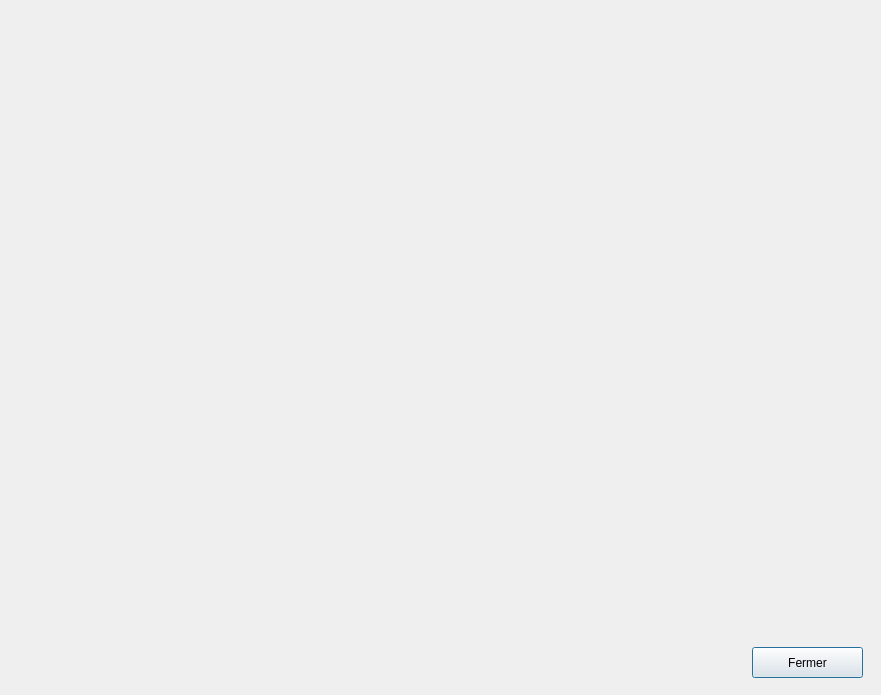
<?xml version="1.0" encoding="UTF-8"?>
<ui version="4.0">
 <class>statistique</class>
 <widget class="QDialog" name="statistique">
  <property name="geometry">
   <rect>
    <x>0</x>
    <y>0</y>
    <width>881</width>
    <height>695</height>
   </rect>
  </property>
  <property name="windowTitle">
   <string>Dialog</string>
  </property>
  <widget class="QLabel" name="label_chat">
   <property name="geometry">
    <rect>
     <x>10</x>
     <y>10</y>
     <width>850</width>
     <height>600</height>
    </rect>
   </property>
   <property name="text">
    <string/>
   </property>
  </widget>
  <widget class="QPushButton" name="pushButton_11">
   <property name="geometry">
    <rect>
     <x>752</x>
     <y>647</y>
     <width>111</width>
     <height>31</height>
    </rect>
   </property>
   <property name="styleSheet">
    <string notr="true"/>
   </property>
   <property name="text">
    <string>Fermer</string>
   </property>
  </widget>
 </widget>
 <resources/>
 <connections/>
</ui>
